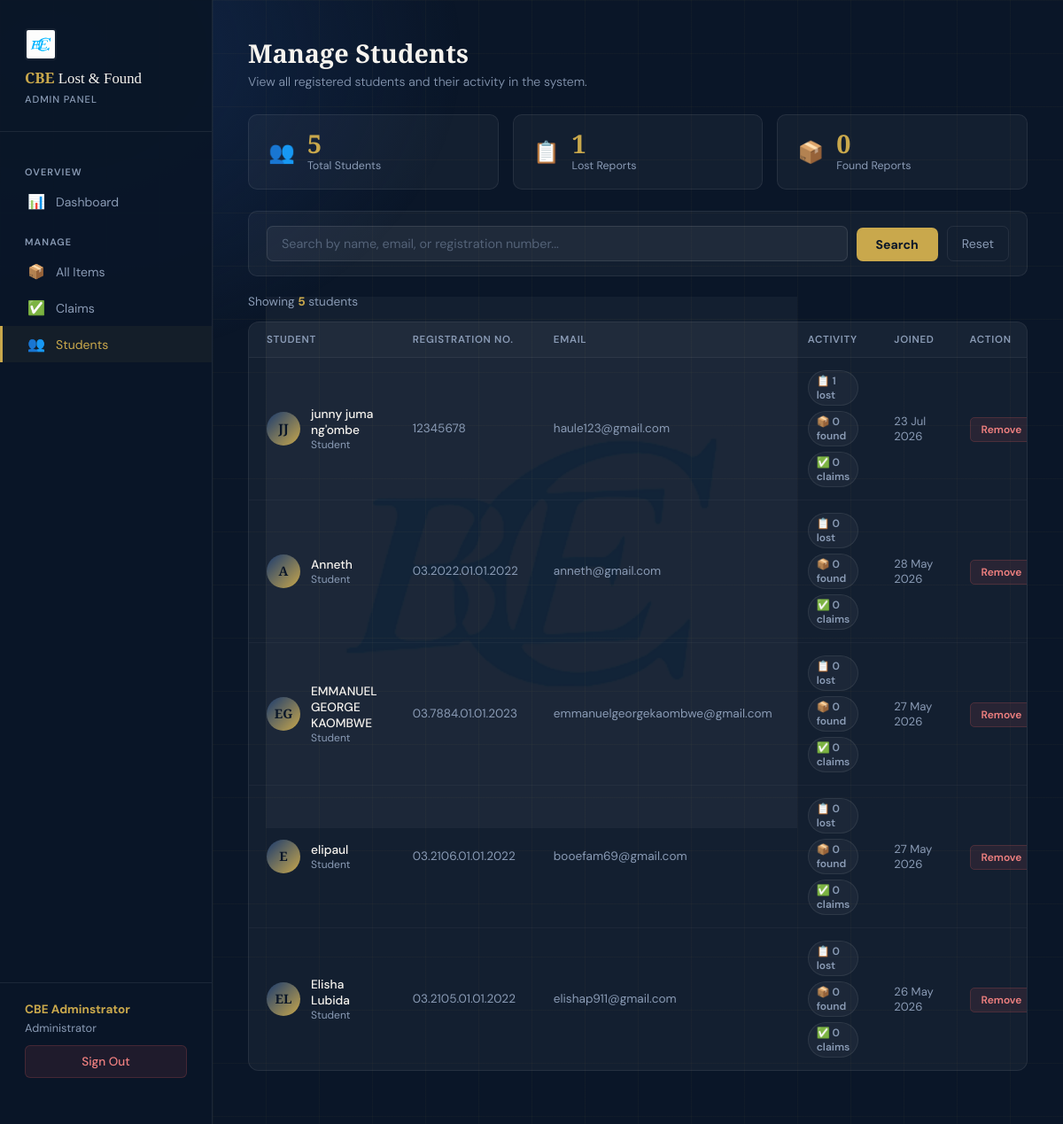
The page /admin/manage_users.php (signed in) on the database its author committed.
### tables this page shows
CREATE TABLE `users` (
  `user_id` int(11) NOT NULL,
  `full_name` varchar(100) NOT NULL,
  `email` varchar(100) NOT NULL,
  `reg_number` varchar(30) NOT NULL,
  `password` varchar(255) NOT NULL,
  `role` enum('student','admin') DEFAULT 'student',
  `profile_photo` varchar(255) DEFAULT NULL,
  `created_at` timestamp NOT NULL DEFAULT current_timestamp()
);

### admin/manage_users.php (the view, shortened to what this page needs)
<?php
require_once '../config/db.php';
$admin_name = $_SESSION['full_name'];
$keyword = isset($_GET['keyword']) ? trim($_GET['keyword']) : '';
$where   = "WHERE role='student'";
$users = mysqli_query($conn,
    "SELECT u.*,
        (SELECT COUNT(*) FROM items WHERE user_id=u.user_id AND type='lost')  AS lost_count,
        (SELECT COUNT(*) FROM items WHERE user_id=u.user_id AND type='found') AS found_count,
        (SELECT COUNT(*) FROM claims WHERE claimant_id=u.user_id)             AS claims_count
     FROM users u
     $where
     ORDER BY u.created_at DESC");
$total        = mysqli_num_rows($users);
$total_students = mysqli_fetch_assoc(mysqli_query($conn,"SELECT COUNT(*) AS t FROM users WHERE role='student'"))['t'];
?>
<!DOCTYPE html>
<html lang="en">
<head>
</head>
<body>
<div class="logo-watermark"></div>
<aside class="sidebar">
    <div class="sidebar-logo"><img src="../assets/images/College_of_Business_Education.jpg" style="width:36px;height:36px;object-fit:contain;border-radius:4px;background:rgba(255,255,255,0.05);padding:2px;margin-bottom:8px;display:block;" alt="CBE">CBE <span>Lost &amp; Found</span><small>Admin Panel</small></div>
    <nav class="sidebar-menu">
        <p class="menu-label">Overview</p>
        <a href="dashboard.php" class="menu-item"><span class="menu-icon">📊</span> Dashboard</a>
        <p class="menu-label">Manage</p>
        <a href="manage_items.php" class="menu-item"><span class="menu-icon">📦</span> All Items</a>
        <a href="manage_claims.php" class="menu-item"><span class="menu-icon">✅</span> Claims</a>
        <a href="manage_users.php" class="menu-item active"><span class="menu-icon">👥</span> Students</a>
    </nav>
    <div class="sidebar-footer">
        <div class="admin-info"><strong><?php echo htmlspecialchars($admin_name); ?></strong>Administrator</div>
        <a href="../auth/logout.php" class="btn-logout">Sign Out</a>
    </div>
</aside>
<main class="main">
    <div class="topbar">
        <div>
            <h1 class="page-title">Manage Students</h1>
            <p class="page-sub">View all registered students and their activity in the system.</p>
        </div>
    </div>
    <div class="summary">
        <div class="sum-card">
            <span class="sum-icon">👥</span>
            <div><div class="sum-value"><?php echo $total_students; ?></div><div class="sum-label">Total Students</div></div>
        </div>
        <div class="sum-card">
            <span class="sum-icon">📋</span>
            <div>
                <div class="sum-value"><?php echo mysqli_fetch_assoc(mysqli_query($conn,"SELECT COUNT(*) AS t FROM items WHERE type='lost'"))['t']; ?></div>
                <div class="sum-label">Lost Reports</div>
            </div>
        </div>
        <div class="sum-card">
            <span class="sum-icon">📦</span>
            <div>
                <div class="sum-value"><?php echo mysqli_fetch_assoc(mysqli_query($conn,"SELECT COUNT(*) AS t FROM items WHERE type='found'"))['t']; ?></div>
                <div class="sum-label">Found Reports</div>
            </div>
        </div>
    </div>
    <div class="search-bar">
        <form method="GET" action="">
            <div class="search-row">
                <input type="text" class="search-input" name="keyword"
                       placeholder="Search by name, email, or registration number..."
                       value="<?php echo htmlspecialchars($keyword); ?>">
                <button type="submit" class="btn-search">Search</button>
                <a href="manage_users.php" class="btn-reset">Reset</a>
            </div>
        </form>
    </div>
    <div class="results-bar">
        <p class="results-count">Showing <strong><?php echo $total; ?></strong> student<?php echo $total!==1?'s':''; ?></p>
    </div>
    <div class="table-card">
        <?php if ($total > 0): ?>
        <div class="table-wrap">
            <table>
                <thead>
                    <tr>
                        <th>Student</th>
                        <th>Registration No.</th>
                        <th>Email</th>
                        <th>Activity</th>
                        <th>Joined</th>
                        <th>Action</th>
                    </tr>
                </thead>
                <tbody>
                <?php while ($row = mysqli_fetch_assoc($users)):
                    $initials = '';
                    $parts    = explode(' ', $row['full_name']);
                    foreach (array_slice($parts,0,2) as $p) $initials .= strtoupper($p[0]);
                ?>
                <tr>
                    <td>
                        <div style="display:flex;align-items:center;gap:12px">
                            <div class="avatar"><?php echo htmlspecialchars($initials); ?></div>
                            <div>
                                <div style="font-weight:500"><?php echo htmlspecialchars($row['full_name']); ?></div>
                                <div style="font-size:0.75rem;color:var(--muted)">Student</div>
                            </div>
                        </div>
                    </td>
                    <td style="font-size:0.85rem;color:var(--muted)"><?php echo htmlspecialchars($row['reg_number']); ?></td>
                    <td style="font-size:0.85rem;color:var(--muted)"><?php echo htmlspecialchars($row['email']); ?></td>
                    <td>
                        <div style="display:flex;gap:6px;flex-wrap:wrap">
                            <span class="stat-pill">📋 <?php echo $row['lost_count']; ?> lost</span>
                            <span class="stat-pill">📦 <?php echo $row['found_count']; ?> found</span>
                            <span class="stat-pill">✅ <?php echo $row['claims_count']; ?> claims</span>
                        </div>
                    </td>
                    <td style="font-size:0.82rem;color:var(--muted)"><?php echo date('d M Y', strtotime($row['created_at'])); ?></td>
                    <td>
                        <a href="manage_users.php?delete=<?php echo $row['user_id']; ?>"
                           class="btn-delete"
                           onclick="return confirm('Remove this student account? All their reports will also be deleted.')">
                            Remove
                        </a>
                    </td>
                </tr>
                <?php endwhile; ?>
                </tbody>
            </table>
        </div>
        <?php endif; ?>
    </div>
</main>
</body>
</html>

### rows shown on the page
users: initials "JJ", full_name "junny juma ng'ombe", reg_number "12345678", email "haule123@gmail.com", lost_count "1", found_count "0", claims_count "0", created_at "23 Jul 2026"
users: initials "A", full_name "Anneth", reg_number "03.2022.01.01.2022", email "anneth@gmail.com", lost_count "0", found_count "0", claims_count "0", created_at "28 May 2026"
users: initials "EG", full_name "EMMANUEL GEORGE KAOMBWE", reg_number "03.7884.01.01.2023", email "emmanuelgeorgekaombwe@gmail.com", lost_count "0", found_count "0", claims_count "0", created_at "27 May 2026"
users: initials "E", full_name "elipaul", reg_number "03.2106.01.01.2022", email "booefam69@gmail.com", lost_count "0", found_count "0", claims_count "0", created_at "27 May 2026"
users: initials "EL", full_name "Elisha Lubida", reg_number "03.2105.01.01.2022", email "elishap911@gmail.com", lost_count "0", found_count "0", claims_count "0", created_at "26 May 2026"

### other values the page prints
$admin_name "CBE Adminstrator"
$total_students "5"
$total "5"
